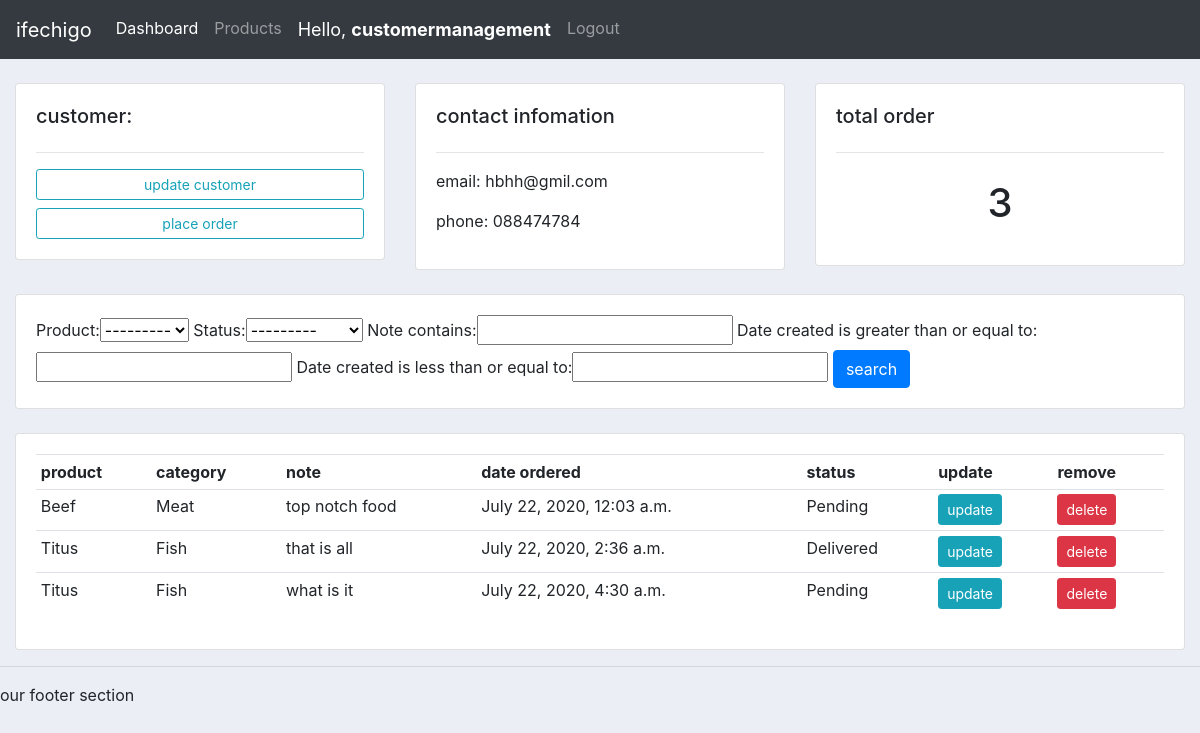
The app's page /customer/1/ (signed in) with its own data.
### account/models.py (models this page shows, shortened)
class Customer(models.Model):
    user = models.OneToOneField(User, null=True, blank=True, on_delete=models.CASCADE)
    name = models.CharField(max_length=200, null=True)
    phone = models.CharField(max_length=200, null=True)
    email = models.EmailField(max_length=100, null=True)
    profile_pic = models.ImageField(default="default_pic.png", null=True, blank=True)
    date_created = models.DateTimeField(auto_now_add=True, null=True)

class Order(models.Model):
    STATUS = (
        ('Pending', 'Pending'),
        ('Out of Order', 'Out of Order'),
        ('Delivered', 'Delivered')
    )
    customer = models.ForeignKey(Customer, null=True, on_delete=models.SET_NULL)
    product = models.ForeignKey(Product, null=True, on_delete=models.SET_NULL)
    date_created = models.DateTimeField(auto_now_add=True, null=True)
    status = models.CharField(max_length=200, null=True, choices=STATUS)
    note = models.CharField(max_length=200, null=True)

class Product(models.Model):
    CATEGORY = (
        ('Meat', 'Meat'),
        ('Fish', 'Fish'),
        ('Unknown', 'Unknown')
    )
    name = models.CharField(max_length=200, null=True)
    price = models.FloatField(null=True)
    category = models.CharField(max_length=200, null=True, choices=CATEGORY)
    description = models.CharField(max_length=100, null=True, blank=True)
    date_created = models.DateTimeField(auto_now_add=True, null=True)
    tag = models.ManyToManyField(Tag)
    def __str__(self):
        return self.name

### account/decorators.py (the view)
        def wrapper_func(request, *args, **kwargs):
            group = None
            if request.user.groups.exists():
                group = request.user.groups.all()[0].name
            if group in allowed_roles:
                return view_func(request, *args, **kwargs)
            else:
                return HttpResponse('You are not authorized to view this page')

### account/views.py (called while the page is built)
@login_required(login_url='login')
@allowed_users(allowed_roles=['admin'])
def customer(request, idnum):
    customer = Customer.objects.get(id=idnum)
    orders = customer.order_set.all()
    order_count = orders.count()
    myFilter = OrderFilter(request.GET, queryset=orders)
    orders = myFilter.qs
    context = {
                'customer': customer,
                'orders': orders,
                'order_count': order_count,
                'myFilter': myFilter,
                }
    return render(request, 'account/customer.html', context)

### templates/account/customer.html
{% extends 'account/main.html' %}
{% block content %}
    <br>
    <div class="row">
        <div class="col-md">
            <div class="card card-body">
                <h5>customer:</h5>
                <hr>
                <a href="#"
                   class="btn btn-outline-info btn-sm btn-block">update customer</a>
                <a href="{% url 'order_form' customer.id %}"
                   class="btn btn-outline-info btn-sm btn-block">place order</a>
            </div>
        </div>
        <div class="col-md">
            <div class="card card-body">
                <h5>contact infomation</h5>
                <hr>
                <p>email: {{ customer.email }}</p>
                <p>phone: {{ customer.phone }}</p>
            </div>
        </div>
        <div class="col-md">
            <div class="card card-body">
                <h5>total order</h5>
                <hr>
                <h1 style="text-align: center; padding: 10px;">{{ order_count }}</h1>
            </div>
        </div>
    </div>
    <br>
    <div class="row">
        <div class="col">
            <div class="card card-body">
                <form action="" method="get">
                    {{ myFilter.form }}
                    <button type="submit" class="btn btn-primary">search</button>
                </form>
            </div>
        </div>
    </div>
    <br>
    <div class="row">
        <div class="col">
            <div class="card card-body">
                <table class="table table-sm">
                    <tr>
                        <th>product</th>
                        <th>category</th>
                        <th>note</th>
                        <th>date ordered</th>
                        <th>status</th>
                        <th>update</th>
                        <th>remove</th>
                    </tr>
                    {% for order in orders %}
                        <tr>
                            <td>{{ order.product }}</td>
                            <td>{{ order.product.category }}</td>
                            <td>{{ order.note }}</td>
                            <td>{{ order.date_created }}</td>
                            <td>{{ order.status }}</td>
                            <td><a href="{% url 'update_form' order.id %}"
                                    class="btn btn-sm btn-info">update</a></td>
                            <td><a href="{% url 'delete_form' order.id %}"
                                    class="btn btn-sm btn-danger">delete</a></td>
                        </tr>
                    {% endfor %}
                </table>
            </div>
        </div>
    </div>
{% endblock %}

### templates/account/navbar.html (shortened to what this page needs)
{% load static %}
<nav class="navbar navbar-expand-lg navbar-dark bg-dark">
  <a class="navbar-brand" href="#">ifechigo</a>
  <div class="collapse navbar-collapse" id="navbarNav">
    <ul class="navbar-nav">
      {% if request.user.is_staff %}
      <li class="nav-item active">
        <a class="nav-link" href="{% url 'dashboard' %}">Dashboard</a>
      </li>
      <li class="nav-item">
        <a class="nav-link" href="{% url 'products' %}">Products</a>
      </li>
      {% else %}
      <li class="nav-item">
        <a class="nav-link" href="{% url 'user_settings' %}">Settings</a>
      </li>
      {% endif %}
      <li class="nav-item">
        <a class="nav-link" id="hello-msg" href="#">Hello, <strong>{{ request.user }}</strong> </a>
      </li>
      <li class="nav-item">
        <a class="nav-link" href="{% url 'logout' %}">Logout</a>
      </li>
    </ul>
  </div>
</nav>

### static/css/main.css (style rules this page uses)
body { background-color: #ebeff5; }

### templates/account/navbar.html (style rules this page uses)
#hello-msg { color: white; font-size: 18px; }

### records on screen
Customer: email "hbhh@gmil.com", phone "088474784"
Order: product "Beef", product.category "Meat", note "top notch food", date_created "July 22, 2020, 12:03 a.m.", status "Pending"
Order: product "Titus", product.category "Fish", note "that is all", date_created "July 22, 2020, 2:36 a.m.", status "Delivered"
Order: product "Titus", product.category "Fish", note "what is it", date_created "July 22, 2020, 4:30 a.m.", status "Pending"

### other values on screen
{{ request.user }} "customermanagement"
{{ order_count }} "3"
